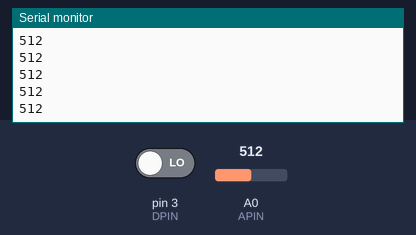
Simulated run of this sketch. Board: Arduino Uno, built with avr-gcc and run on an emulated ATmega328P. On the bench: the last lines printed to the serial monitor. The test bench sets the inputs (shaded band); at power-on: A0 (APIN) = 512, pin 3 (DPIN) LOW.

Above: at 1.2 s.
1.3 s: A0 (APIN) set to 716
At 1.32 s:
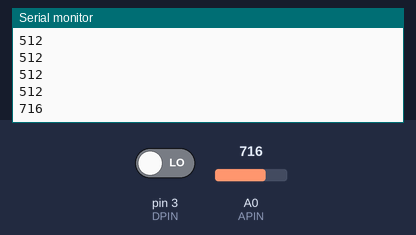
2.8 s: A0 (APIN) set to 900
At 2.83 s:
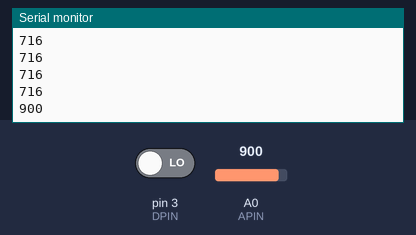
Timing chart, 0 to 5.8 s (numbered marks = the images above; inputs shaded):
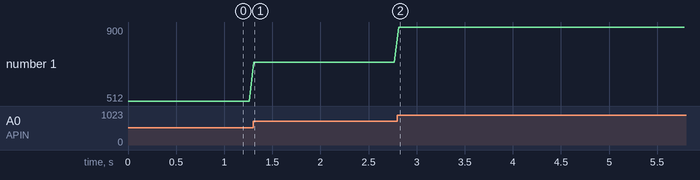

Measured:
- after the input at 1.3 s, the serial monitor: prints a new line at once (image 1)
- after the input at 2.8 s, the serial monitor: prints a new line at once (image 2)
- plotted number 1: 512 → 716 after the input at 1.3 s, 716 → 900 after the input at 2.8 s

The sketch:

_______.ino
```cpp
int APIN = A0;		//類比訊號腳位
int DPIN = 3;		//數位訊號腳位

void setup()
{
  Serial.begin(9600);
  pinMode(APIN , INPUT);
  pinMode(DPIN , INPUT);
}

void loop()
{
  int AVal = analogRead(APIN);		//讀取類比串口的資料
  int DVal = digitalRead(DPIN);		//讀取數位串口的資料

  Serial.println(AVal);
  //Serial.println(DVal);
  delay(50);
}
```
